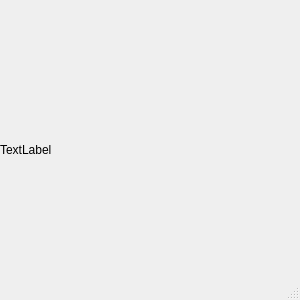
<?xml version="1.0" encoding="UTF-8"?>
<ui version="4.0">
 <class>MainWindow</class>
 <widget class="QMainWindow" name="MainWindow">
  <property name="geometry">
   <rect>
    <x>0</x>
    <y>0</y>
    <width>300</width>
    <height>300</height>
   </rect>
  </property>
  <property name="windowTitle">
   <string>MainWindow</string>
  </property>
  <widget class="QWidget" name="centralwidget">
   <widget class="QLabel" name="label">
    <property name="geometry">
     <rect>
      <x>0</x>
      <y>0</y>
      <width>300</width>
      <height>300</height>
     </rect>
    </property>
    <property name="text">
     <string>TextLabel</string>
    </property>
   </widget>
  </widget>
  <widget class="QMenuBar" name="menubar">
   <property name="geometry">
    <rect>
     <x>0</x>
     <y>0</y>
     <width>300</width>
     <height>21</height>
    </rect>
   </property>
  </widget>
  <widget class="QStatusBar" name="statusbar"/>
 </widget>
 <resources/>
 <connections/>
</ui>
